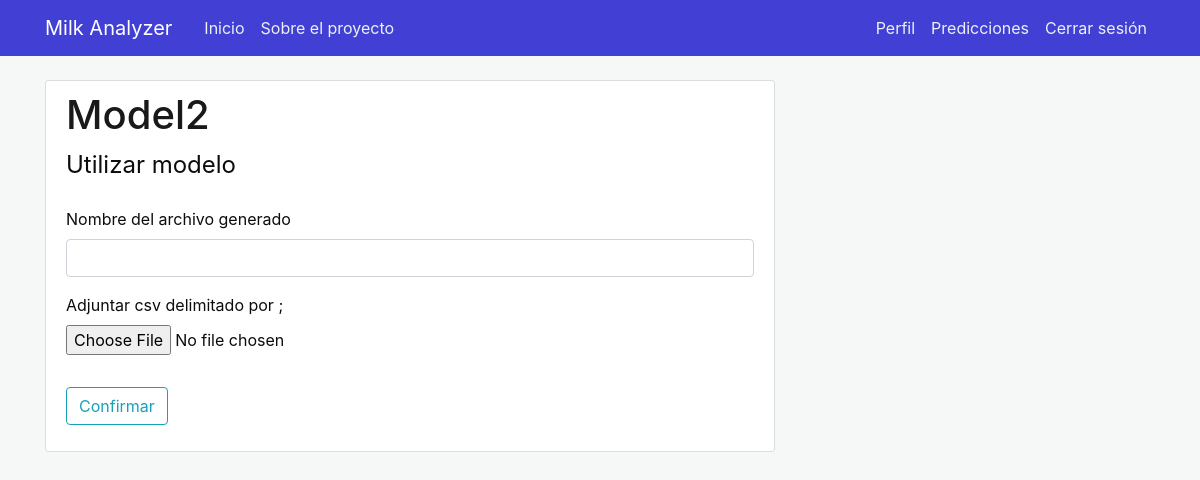
Before: /aimodel/2/use (signed in) with the older database file.
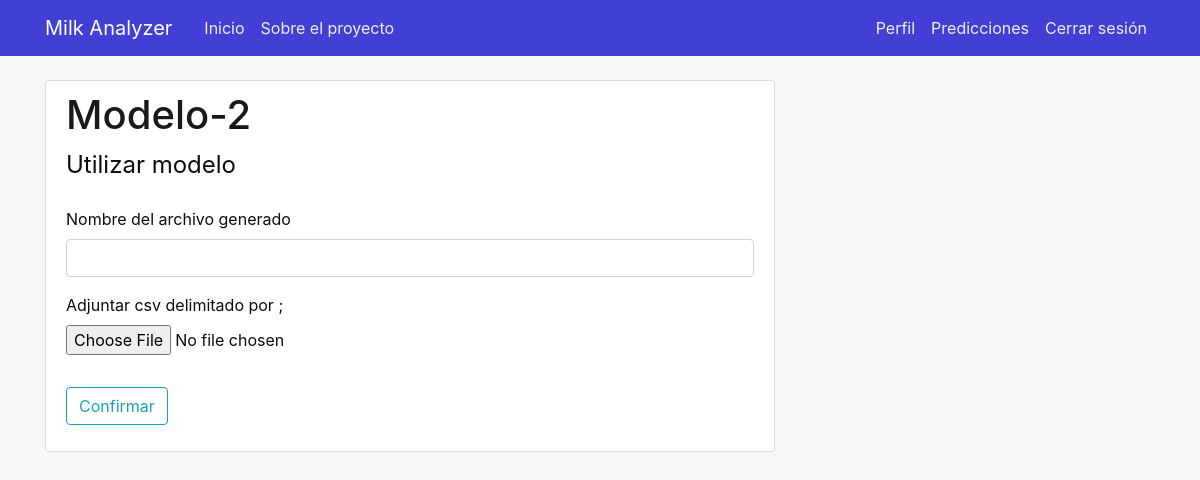
After: the same page with the newer database file.
### milkanalyzer/models.py (models this page shows, shortened)
class AIModel(db.Model):
    __tablename__ = 'aimodel'
    id = db.Column(db.Integer, primary_key=True)
    name = db.Column(db.String(50), nullable=False)
    type = db.Column(db.String(100), nullable=False)
    description = db.Column(db.Text, nullable=False)
    url = db.Column(db.String(50), nullable=False)
    aimodel_picture = db.Column(db.String(20), nullable=False, default='defaultmodel.jpg')

### milkanalyzer/aimodels/routes.py (the view, shortened to what this page needs)
@aimodels.route("/aimodel/<int:id>/use", methods=['GET', 'POST'])
@login_required
def use_aimodel(id):
    aimodel = AIModel.query.get_or_404(id)
    file_form = SelectFileForm()
    return render_template('use_aimodel.html', title='Use Model', form=file_form, aimodel=aimodel)

### milkanalyzer/aimodels/forms.py
class SelectFileForm(FlaskForm):
    file_name = StringField('Nombre del archivo generado', validators=[DataRequired()])
    csv_file = FileField('Adjuntar csv delimitado por ;', validators=[DataRequired(), FileAllowed(['csv'])])
    submit = SubmitField('Confirmar')

### milkanalyzer/models.py (called while the page is built)
@login_manager.user_loader
def get_user(user_id):
    return User.query.get(int(user_id))

### milkanalyzer/templates/use_aimodel.html (shortened to what this page needs)
{% extends "layout.html" %}
{% block content %}
<div class="content-section">
    <div class="media">
        <div class="media-body">
            <h2 class="account-heading">{{ aimodel.name }}</h2>
        </div>
    </div>
    <form method="post" action="" enctype="multipart/form-data">
        <fieldset class="form-group">
            <legend class="border-botton mb-4">
                Utilizar modelo
            </legend>
            <div class="form-group">
                {{ form.file_name.label(class="form-control-label") }}
                {% if form.file_name.errors %}
                {{ form.file_name(class="form-control is-invalid") }}
                <div class="invalid-feedback">
                    {% for error in form.file_name.errors %}
                    <span>{{ error }}</span>
                    {% endfor %}
                </div>
                {% else %}
                {{ form.file_name(class="form-control") }}
                {% endif %}
            </div>
            <div class="form-group">
                {{ form.csv_file.label() }}
                {{ form.csv_file(class="form-control-file") }}
            </div>
        </fieldset>
        <div class="form-group">
            {{ form.submit(class="btn btn-outline-info") }}
        </div>
    </form>
</div>
{% endblock content %}

Changed rows visible on the page:
changed AIModel: name "Model2" → "Modelo-2"
